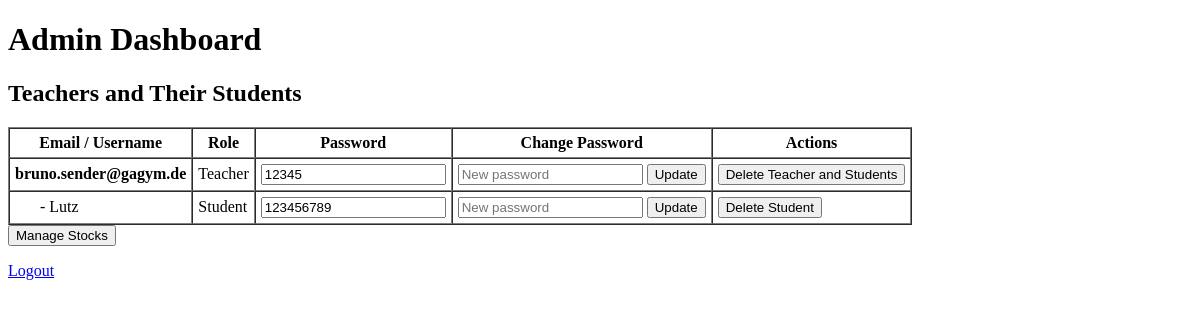
The app's page /admin/dashboard (signed in), older data.
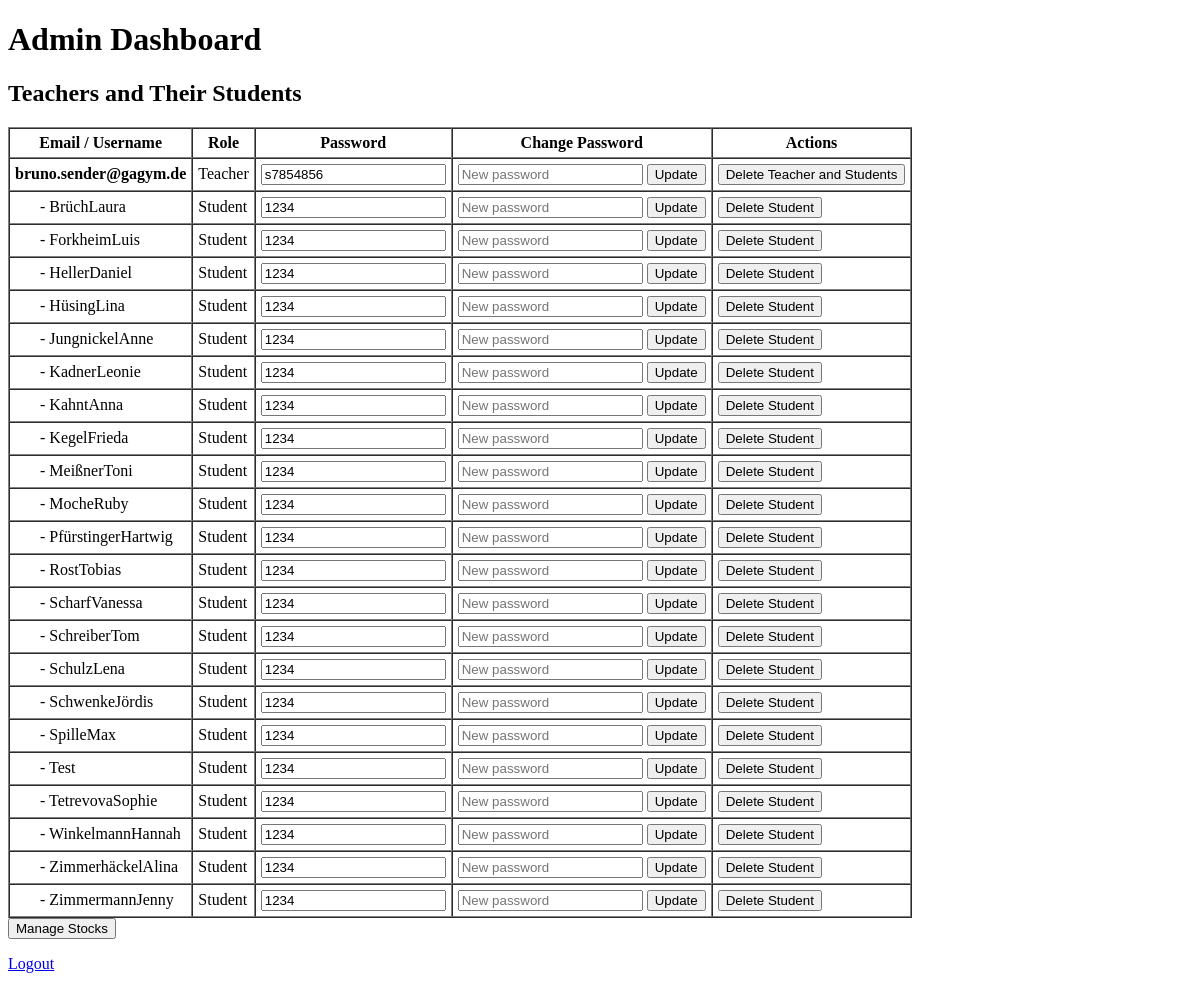
The same page, newer data.
### models.py (models this page shows)
class User(Base):
    __tablename__ = "users"
    id = Column(Integer, primary_key=True)
    email = Column(String, unique=True)  # optional for students
    username = Column(String)  # required for students
    password = Column(String, nullable=False)
    role = Column(String, nullable=False)  # "admin", "teacher", "student"
    funds = Column(Float, default=0.0)
    teacher_id = Column(Integer, ForeignKey("users.id"), nullable=True)
    teacher = relationship("User", remote_side=[id], back_populates="students")
    students = relationship("User", back_populates="teacher")
    holdings = relationship("StudentStock", back_populates="student", cascade="all, delete-orphan")

### admin_routes.py (the view, shortened to what this page needs)
@admin_bp.route("/dashboard", methods=["GET", "POST"])
def dashboard():
    if session.get("role") != "admin":
        return redirect(url_for("auth.login"))
    db = SessionLocal()
    error = None
    success = None
    teachers = db.query(User)\
    .options(joinedload(User.students))\
    .filter_by(role="teacher")\
    .order_by(User.email.asc())\
    .all()
    for t in teachers:
        print(f"Teacher: {t.email}")
        if t.students:
            print("  Students:", [s.username for s in t.students])
        else:
            print("  No students.")
    return render_template("admin_dashboard.html", teachers=teachers, error=error, success=success)

### templates/admin_dashboard.html (shortened to what this page needs)
<!DOCTYPE html>
<html>
<head>
</head>
<body>
<h1>Admin Dashboard</h1>
<h2>Teachers and Their Students</h2>
<table border="1" cellpadding="5" cellspacing="0">
    <tr>
        <th>Email / Username</th>
        <th>Role</th>
        <th>Password</th>
        <th>Change Password</th>
        <th>Actions</th>
    </tr>
    {% for teacher in teachers %}
    <tr>
        <td><strong>{{ teacher.email }}</strong></td>
        <td>Teacher</td>
        <td>
            <input type="text" value="{{ teacher.password }}" readonly>
        </td>
        <td>
            <form method="POST">
                <input type="text" name="new_password" placeholder="New password" required>
                <input type="submit" value="Update">
            </form>
        </td>
        <td>
            <form method="POST" style="display:inline;">
                <input type="submit" value="Delete Teacher and Students"
                       onclick="return confirm('Are you sure you want to delete this teacher and all their students?')">
            </form>
        </td>
    </tr>
    {% if teacher.students %}
        {% for student in teacher.students %}
        <tr>
            <td style="padding-left: 30px;">- {{ student.username }}</td>
            <td>Student</td>
            <td>
                <input type="text" value="{{ student.password }}" readonly>
            </td>
            <td>
                <form method="POST">
                    <input type="text" name="new_password" placeholder="New password" required>
                    <input type="submit" value="Update">
                </form>
            </td>
            <td>
                <form method="POST" style="display:inline;">
                    <input type="submit" value="Delete Student"
                           onclick="return confirm('Delete student {{ student.username }}?')">
                </form>
            </td>
        </tr>
        {% endfor %}
    {% endif %}
    {% endfor %}
</table>
<a href="{{ url_for('admin.manage_stocks') }}">
    <button>Manage Stocks</button>
</a>
<p><a href="{{ url_for('auth.logout') }}">Logout</a></p>
</body>
</html>

Row changes from the older to the newer data that the page shows:
changed User "bruno.sender@gagym.de": password "12345" → "s7854856"
changed User: username "Lutz" → "BrüchLaura"; password "123456789" → "1234"
added User: username "ForkheimLuis", password "1234", shown under "bruno.sender@gagym.de"
added User: username "HellerDaniel", password "1234", shown under "bruno.sender@gagym.de"
added User: username "HüsingLina", password "1234", shown under "bruno.sender@gagym.de"
added User: username "JungnickelAnne", password "1234", shown under "bruno.sender@gagym.de"
added User: username "KadnerLeonie", password "1234", shown under "bruno.sender@gagym.de"
added User: username "KahntAnna", password "1234", shown under "bruno.sender@gagym.de"
added User: username "KegelFrieda", password "1234", shown under "bruno.sender@gagym.de"
added User: username "MeißnerToni", password "1234", shown under "bruno.sender@gagym.de"
added User: username "MocheRuby", password "1234", shown under "bruno.sender@gagym.de"
added User: username "PfürstingerHartwig", password "1234", shown under "bruno.sender@gagym.de"
added User: username "RostTobias", password "1234", shown under "bruno.sender@gagym.de"
added User: username "ScharfVanessa", password "1234", shown under "bruno.sender@gagym.de"
added User: username "SchreiberTom", password "1234", shown under "bruno.sender@gagym.de"
added User: username "SchulzLena", password "1234", shown under "bruno.sender@gagym.de"
added User: username "SchwenkeJördis", password "1234", shown under "bruno.sender@gagym.de"
added User: username "SpilleMax", password "1234", shown under "bruno.sender@gagym.de"
added User: username "Test", password "1234", shown under "bruno.sender@gagym.de"
added User: username "TetrevovaSophie", password "1234", shown under "bruno.sender@gagym.de"
added User: username "WinkelmannHannah", password "1234", shown under "bruno.sender@gagym.de"
added User: username "ZimmerhäckelAlina", password "1234", shown under "bruno.sender@gagym.de"
added User: username "ZimmermannJenny", password "1234", shown under "bruno.sender@gagym.de"
